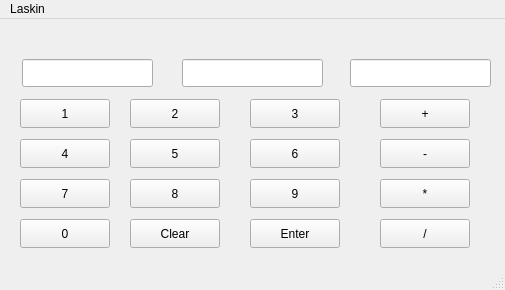
<?xml version="1.0" encoding="UTF-8"?>
<ui version="4.0">
 <class>MainWindow</class>
 <widget class="QMainWindow" name="MainWindow">
  <property name="geometry">
   <rect>
    <x>0</x>
    <y>0</y>
    <width>505</width>
    <height>290</height>
   </rect>
  </property>
  <property name="windowTitle">
   <string>MainWindow</string>
  </property>
  <widget class="QWidget" name="centralwidget">
   <widget class="QLineEdit" name="num1Edit">
    <property name="geometry">
     <rect>
      <x>22</x>
      <y>40</y>
      <width>131</width>
      <height>28</height>
     </rect>
    </property>
   </widget>
   <widget class="QLineEdit" name="num2Edit">
    <property name="geometry">
     <rect>
      <x>182</x>
      <y>40</y>
      <width>141</width>
      <height>28</height>
     </rect>
    </property>
   </widget>
   <widget class="QLineEdit" name="resultEdit">
    <property name="geometry">
     <rect>
      <x>350</x>
      <y>40</y>
      <width>141</width>
      <height>28</height>
     </rect>
    </property>
   </widget>
   <widget class="QPushButton" name="plusButton">
    <property name="geometry">
     <rect>
      <x>380</x>
      <y>80</y>
      <width>90</width>
      <height>29</height>
     </rect>
    </property>
    <property name="text">
     <string>+</string>
    </property>
   </widget>
   <widget class="QPushButton" name="minusButton">
    <property name="geometry">
     <rect>
      <x>380</x>
      <y>120</y>
      <width>90</width>
      <height>29</height>
     </rect>
    </property>
    <property name="text">
     <string>-</string>
    </property>
   </widget>
   <widget class="QPushButton" name="N1Button">
    <property name="geometry">
     <rect>
      <x>20</x>
      <y>80</y>
      <width>90</width>
      <height>29</height>
     </rect>
    </property>
    <property name="text">
     <string>1</string>
    </property>
   </widget>
   <widget class="QPushButton" name="N2Button">
    <property name="geometry">
     <rect>
      <x>130</x>
      <y>80</y>
      <width>90</width>
      <height>29</height>
     </rect>
    </property>
    <property name="text">
     <string>2</string>
    </property>
   </widget>
   <widget class="QPushButton" name="N3Button">
    <property name="geometry">
     <rect>
      <x>250</x>
      <y>80</y>
      <width>90</width>
      <height>29</height>
     </rect>
    </property>
    <property name="text">
     <string>3</string>
    </property>
   </widget>
   <widget class="QPushButton" name="enterButton">
    <property name="geometry">
     <rect>
      <x>250</x>
      <y>200</y>
      <width>90</width>
      <height>29</height>
     </rect>
    </property>
    <property name="text">
     <string>Enter</string>
    </property>
   </widget>
   <widget class="QPushButton" name="clearButton">
    <property name="geometry">
     <rect>
      <x>130</x>
      <y>200</y>
      <width>90</width>
      <height>29</height>
     </rect>
    </property>
    <property name="text">
     <string>Clear</string>
    </property>
   </widget>
   <widget class="QPushButton" name="N4Button">
    <property name="geometry">
     <rect>
      <x>20</x>
      <y>120</y>
      <width>90</width>
      <height>29</height>
     </rect>
    </property>
    <property name="text">
     <string>4</string>
    </property>
   </widget>
   <widget class="QPushButton" name="N5Button">
    <property name="geometry">
     <rect>
      <x>130</x>
      <y>120</y>
      <width>90</width>
      <height>29</height>
     </rect>
    </property>
    <property name="text">
     <string>5</string>
    </property>
   </widget>
   <widget class="QPushButton" name="N6Button">
    <property name="geometry">
     <rect>
      <x>250</x>
      <y>120</y>
      <width>90</width>
      <height>29</height>
     </rect>
    </property>
    <property name="text">
     <string>6</string>
    </property>
   </widget>
   <widget class="QPushButton" name="N7Button">
    <property name="geometry">
     <rect>
      <x>20</x>
      <y>160</y>
      <width>90</width>
      <height>29</height>
     </rect>
    </property>
    <property name="text">
     <string>7</string>
    </property>
   </widget>
   <widget class="QPushButton" name="N8Button">
    <property name="geometry">
     <rect>
      <x>130</x>
      <y>160</y>
      <width>90</width>
      <height>29</height>
     </rect>
    </property>
    <property name="text">
     <string>8</string>
    </property>
   </widget>
   <widget class="QPushButton" name="N9Button">
    <property name="geometry">
     <rect>
      <x>250</x>
      <y>160</y>
      <width>90</width>
      <height>29</height>
     </rect>
    </property>
    <property name="text">
     <string>9</string>
    </property>
   </widget>
   <widget class="QPushButton" name="N0Button">
    <property name="geometry">
     <rect>
      <x>20</x>
      <y>200</y>
      <width>90</width>
      <height>29</height>
     </rect>
    </property>
    <property name="text">
     <string>0</string>
    </property>
   </widget>
   <widget class="QPushButton" name="multiplyButton">
    <property name="geometry">
     <rect>
      <x>380</x>
      <y>160</y>
      <width>90</width>
      <height>29</height>
     </rect>
    </property>
    <property name="text">
     <string>*</string>
    </property>
   </widget>
   <widget class="QPushButton" name="divideButton">
    <property name="geometry">
     <rect>
      <x>380</x>
      <y>200</y>
      <width>90</width>
      <height>29</height>
     </rect>
    </property>
    <property name="text">
     <string>/</string>
    </property>
   </widget>
  </widget>
  <widget class="QMenuBar" name="menubar">
   <property name="geometry">
    <rect>
     <x>0</x>
     <y>0</y>
     <width>505</width>
     <height>25</height>
    </rect>
   </property>
   <widget class="QMenu" name="menuLaskin">
    <property name="title">
     <string>Laskin</string>
    </property>
   </widget>
   <addaction name="menuLaskin"/>
  </widget>
  <widget class="QStatusBar" name="statusbar"/>
 </widget>
 <resources/>
 <connections/>
</ui>
